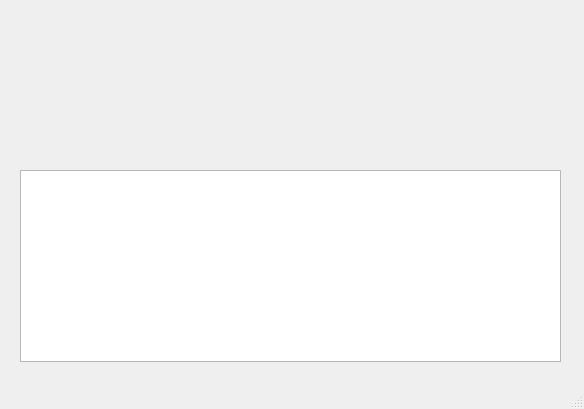
<?xml version="1.0" encoding="UTF-8"?>
<ui version="4.0">
 <class>MainWindow</class>
 <widget class="QMainWindow" name="MainWindow">
  <property name="geometry">
   <rect>
    <x>0</x>
    <y>0</y>
    <width>584</width>
    <height>409</height>
   </rect>
  </property>
  <property name="windowTitle">
   <string>MainWindow</string>
  </property>
  <widget class="QWidget" name="centralWidget">
   <widget class="QWidget" name="widget" native="true">
    <property name="geometry">
     <rect>
      <x>20</x>
      <y>20</y>
      <width>541</width>
      <height>131</height>
     </rect>
    </property>
   </widget>
   <widget class="QListWidget" name="listWidget">
    <property name="geometry">
     <rect>
      <x>20</x>
      <y>170</y>
      <width>541</width>
      <height>192</height>
     </rect>
    </property>
   </widget>
  </widget>
  <widget class="QMenuBar" name="menuBar">
   <property name="geometry">
    <rect>
     <x>0</x>
     <y>0</y>
     <width>584</width>
     <height>21</height>
    </rect>
   </property>
  </widget>
  <widget class="QStatusBar" name="statusBar"/>
 </widget>
 <layoutdefault spacing="6" margin="11"/>
 <resources/>
 <connections/>
</ui>
